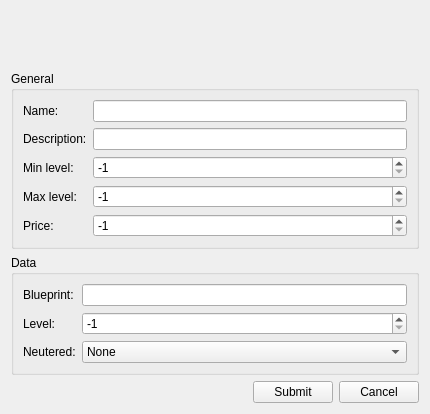
<?xml version="1.0" encoding="UTF-8"?>
<ui version="4.0">
 <class>EditShopDinoWidget</class>
 <widget class="QWidget" name="EditShopDinoWidget">
  <property name="geometry">
   <rect>
    <x>0</x>
    <y>0</y>
    <width>430</width>
    <height>414</height>
   </rect>
  </property>
  <property name="windowTitle">
   <string>Edit dino</string>
  </property>
  <layout class="QGridLayout" name="gridLayout">
   <item row="0" column="0">
    <layout class="QVBoxLayout" name="verticalLayout">
     <item>
      <widget class="QLabel" name="error">
       <property name="text">
        <string/>
       </property>
      </widget>
     </item>
     <item>
      <widget class="QGroupBox" name="groupBox">
       <property name="title">
        <string>General</string>
       </property>
       <layout class="QGridLayout" name="gridLayout_2">
        <item row="0" column="0">
         <layout class="QFormLayout" name="formLayout">
          <item row="0" column="0">
           <widget class="QLabel" name="label">
            <property name="text">
             <string>Name:</string>
            </property>
           </widget>
          </item>
          <item row="1" column="0">
           <widget class="QLabel" name="label_2">
            <property name="text">
             <string>Description:</string>
            </property>
           </widget>
          </item>
          <item row="2" column="0">
           <widget class="QLabel" name="label_3">
            <property name="text">
             <string>Min level:</string>
            </property>
           </widget>
          </item>
          <item row="3" column="0">
           <widget class="QLabel" name="label_4">
            <property name="text">
             <string>Max level:</string>
            </property>
           </widget>
          </item>
          <item row="4" column="0">
           <widget class="QLabel" name="label_5">
            <property name="text">
             <string>Price:</string>
            </property>
           </widget>
          </item>
          <item row="0" column="1">
           <widget class="QLineEdit" name="nameEdit"/>
          </item>
          <item row="1" column="1">
           <widget class="QLineEdit" name="descEdit"/>
          </item>
          <item row="2" column="1">
           <widget class="QSpinBox" name="minLevel">
            <property name="minimum">
             <number>-1</number>
            </property>
            <property name="maximum">
             <number>100000</number>
            </property>
            <property name="value">
             <number>-1</number>
            </property>
           </widget>
          </item>
          <item row="3" column="1">
           <widget class="QSpinBox" name="maxLevel">
            <property name="minimum">
             <number>-1</number>
            </property>
            <property name="maximum">
             <number>100000</number>
            </property>
            <property name="value">
             <number>-1</number>
            </property>
           </widget>
          </item>
          <item row="4" column="1">
           <widget class="QSpinBox" name="price">
            <property name="minimum">
             <number>-1</number>
            </property>
            <property name="maximum">
             <number>100000</number>
            </property>
            <property name="value">
             <number>-1</number>
            </property>
           </widget>
          </item>
         </layout>
        </item>
       </layout>
      </widget>
     </item>
     <item>
      <widget class="QGroupBox" name="groupBox_2">
       <property name="title">
        <string>Data</string>
       </property>
       <layout class="QGridLayout" name="gridLayout_3">
        <item row="0" column="0">
         <layout class="QFormLayout" name="formLayout_2">
          <item row="0" column="0">
           <widget class="QLabel" name="label_6">
            <property name="text">
             <string>Blueprint:</string>
            </property>
           </widget>
          </item>
          <item row="1" column="0">
           <widget class="QLabel" name="label_7">
            <property name="text">
             <string>Level:</string>
            </property>
           </widget>
          </item>
          <item row="2" column="0">
           <widget class="QLabel" name="label_8">
            <property name="text">
             <string>Neutered:</string>
            </property>
           </widget>
          </item>
          <item row="0" column="1">
           <widget class="QLineEdit" name="bp"/>
          </item>
          <item row="2" column="1">
           <widget class="QComboBox" name="neutered">
            <item>
             <property name="text">
              <string>None</string>
             </property>
            </item>
            <item>
             <property name="text">
              <string>True</string>
             </property>
            </item>
            <item>
             <property name="text">
              <string>False</string>
             </property>
            </item>
           </widget>
          </item>
          <item row="1" column="1">
           <widget class="QSpinBox" name="level">
            <property name="minimum">
             <number>-1</number>
            </property>
            <property name="maximum">
             <number>100000</number>
            </property>
            <property name="value">
             <number>-1</number>
            </property>
           </widget>
          </item>
         </layout>
        </item>
       </layout>
      </widget>
     </item>
     <item>
      <layout class="QHBoxLayout" name="horizontalLayout">
       <item>
        <spacer name="horizontalSpacer">
         <property name="orientation">
          <enum>Qt::Horizontal</enum>
         </property>
         <property name="sizeHint" stdset="0">
          <size>
           <width>40</width>
           <height>20</height>
          </size>
         </property>
        </spacer>
       </item>
       <item>
        <widget class="QPushButton" name="submitBtn">
         <property name="text">
          <string>Submit</string>
         </property>
        </widget>
       </item>
       <item>
        <widget class="QPushButton" name="cancelBtn">
         <property name="text">
          <string>Cancel</string>
         </property>
        </widget>
       </item>
      </layout>
     </item>
    </layout>
   </item>
  </layout>
 </widget>
 <resources/>
 <connections/>
</ui>
